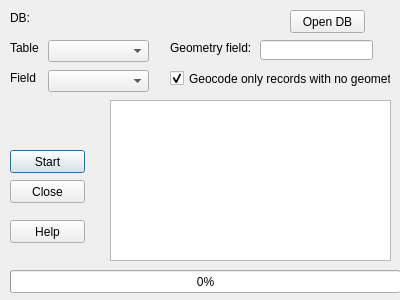
<?xml version="1.0" encoding="UTF-8"?>
<ui version="4.0">
 <class>Dialog</class>
 <widget class="QDialog" name="Dialog">
  <property name="geometry">
   <rect>
    <x>0</x>
    <y>0</y>
    <width>400</width>
    <height>300</height>
   </rect>
  </property>
  <property name="windowTitle">
   <string>Geocode Sqlite table</string>
  </property>
  <property name="windowIcon">
   <iconset>
    <normaloff>icon.png</normaloff>icon.png</iconset>
  </property>
  <widget class="QLabel" name="label_7">
   <property name="geometry">
    <rect>
     <x>10</x>
     <y>10</y>
     <width>21</width>
     <height>16</height>
    </rect>
   </property>
   <property name="text">
    <string>DB:</string>
   </property>
  </widget>
  <widget class="QgsFileWidget" name="fwDBFile">
   <property name="geometry">
    <rect>
     <x>30</x>
     <y>10</y>
     <width>251</width>
     <height>20</height>
    </rect>
   </property>
  </widget>
  <widget class="QLabel" name="label">
   <property name="geometry">
    <rect>
     <x>10</x>
     <y>40</y>
     <width>41</width>
     <height>16</height>
    </rect>
   </property>
   <property name="text">
    <string>Table</string>
   </property>
  </widget>
  <widget class="QLabel" name="label_2">
   <property name="geometry">
    <rect>
     <x>10</x>
     <y>70</y>
     <width>41</width>
     <height>16</height>
    </rect>
   </property>
   <property name="text">
    <string>Field</string>
   </property>
  </widget>
  <widget class="QComboBox" name="cbTable">
   <property name="geometry">
    <rect>
     <x>48</x>
     <y>40</y>
     <width>101</width>
     <height>22</height>
    </rect>
   </property>
  </widget>
  <widget class="QComboBox" name="cbField">
   <property name="geometry">
    <rect>
     <x>48</x>
     <y>70</y>
     <width>101</width>
     <height>22</height>
    </rect>
   </property>
  </widget>
  <widget class="QProgressBar" name="progressBar">
   <property name="enabled">
    <bool>true</bool>
   </property>
   <property name="geometry">
    <rect>
     <x>10</x>
     <y>270</y>
     <width>391</width>
     <height>23</height>
    </rect>
   </property>
   <property name="maximum">
    <number>100</number>
   </property>
   <property name="value">
    <number>0</number>
   </property>
  </widget>
  <widget class="QPushButton" name="pbStart">
   <property name="geometry">
    <rect>
     <x>10</x>
     <y>150</y>
     <width>75</width>
     <height>23</height>
    </rect>
   </property>
   <property name="text">
    <string>Start</string>
   </property>
  </widget>
  <widget class="QPushButton" name="pbClose">
   <property name="geometry">
    <rect>
     <x>10</x>
     <y>180</y>
     <width>75</width>
     <height>23</height>
    </rect>
   </property>
   <property name="text">
    <string>Close</string>
   </property>
  </widget>
  <widget class="QTextEdit" name="teLog">
   <property name="geometry">
    <rect>
     <x>110</x>
     <y>100</y>
     <width>281</width>
     <height>161</height>
    </rect>
   </property>
   <property name="readOnly">
    <bool>true</bool>
   </property>
  </widget>
  <widget class="QPushButton" name="pbOpenDb">
   <property name="geometry">
    <rect>
     <x>290</x>
     <y>10</y>
     <width>75</width>
     <height>23</height>
    </rect>
   </property>
   <property name="text">
    <string>Open DB</string>
   </property>
  </widget>
  <widget class="QLabel" name="label_3">
   <property name="geometry">
    <rect>
     <x>170</x>
     <y>40</y>
     <width>91</width>
     <height>16</height>
    </rect>
   </property>
   <property name="text">
    <string>Geometry field:</string>
   </property>
  </widget>
  <widget class="QLineEdit" name="leGeomField">
   <property name="geometry">
    <rect>
     <x>260</x>
     <y>40</y>
     <width>113</width>
     <height>20</height>
    </rect>
   </property>
  </widget>
  <widget class="QCheckBox" name="cbNoGeom">
   <property name="geometry">
    <rect>
     <x>170</x>
     <y>70</y>
     <width>221</width>
     <height>17</height>
    </rect>
   </property>
   <property name="text">
    <string>Geocode only records with no geometry</string>
   </property>
   <property name="checked">
    <bool>true</bool>
   </property>
  </widget>
  <widget class="QPushButton" name="pbHelp">
   <property name="geometry">
    <rect>
     <x>10</x>
     <y>220</y>
     <width>75</width>
     <height>23</height>
    </rect>
   </property>
   <property name="text">
    <string>Help</string>
   </property>
  </widget>
 </widget>
 <customwidgets>
  <customwidget>
   <class>QgsFileWidget</class>
   <extends>QWidget</extends>
   <header>qgsfilewidget.h</header>
  </customwidget>
 </customwidgets>
 <resources/>
 <connections/>
</ui>
